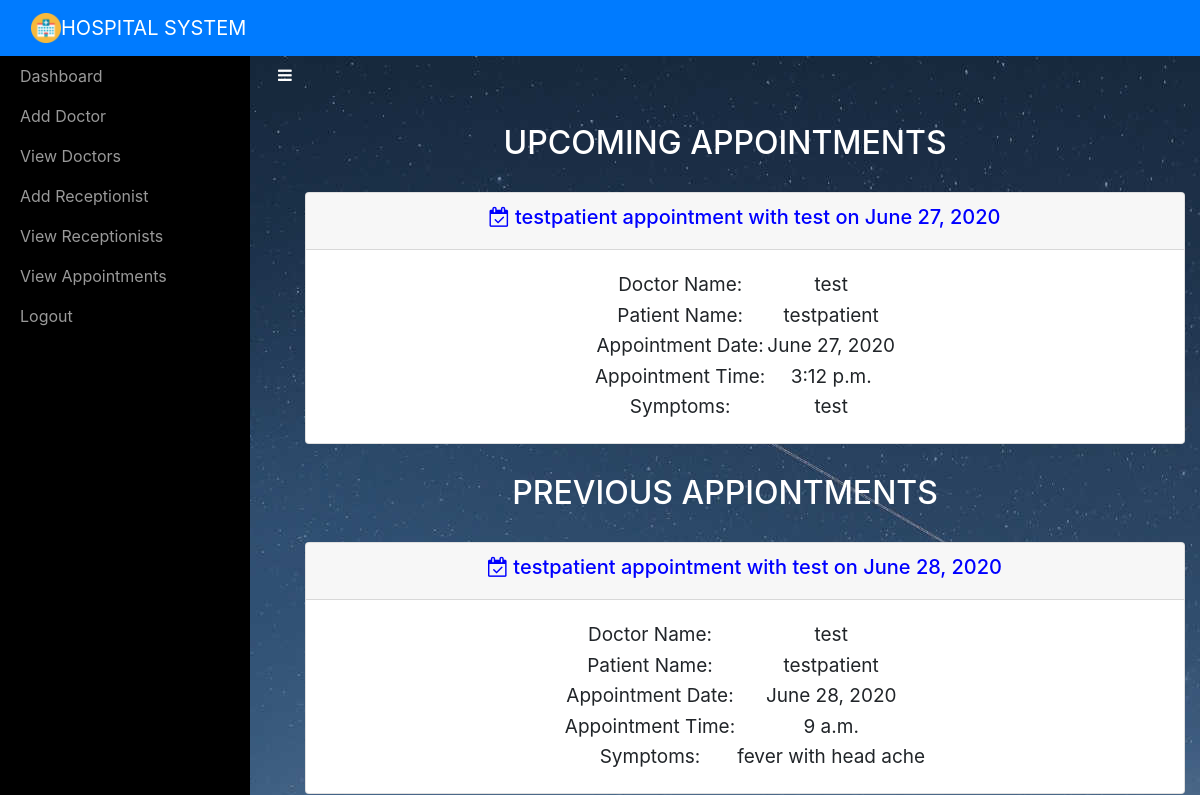
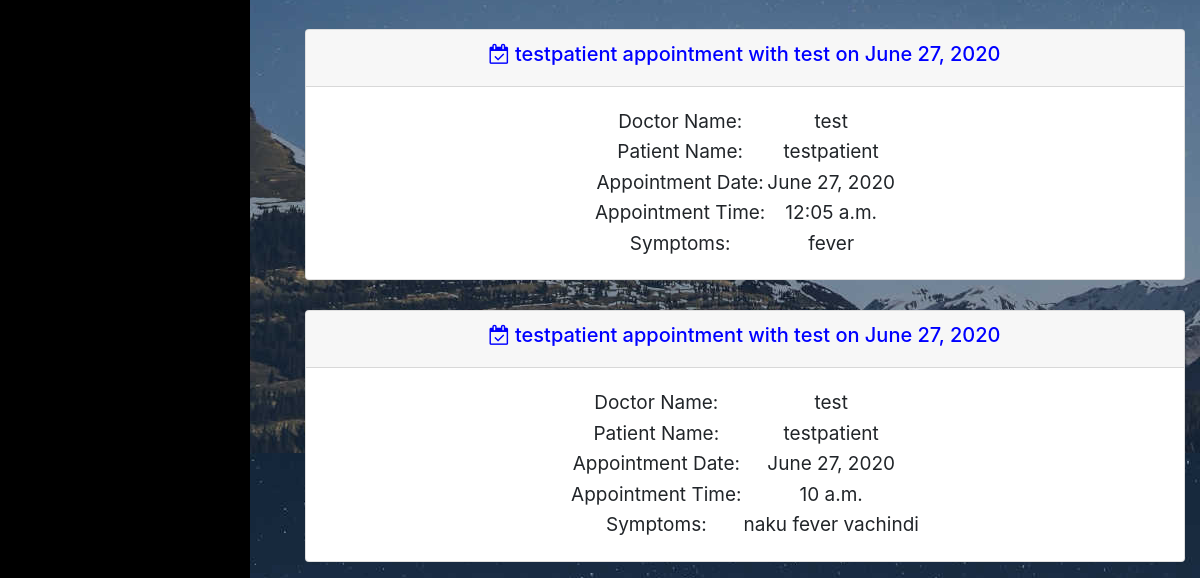
Before: /adminviewAppointment/ (signed in) with the older database file (2 pictures, top to bottom).
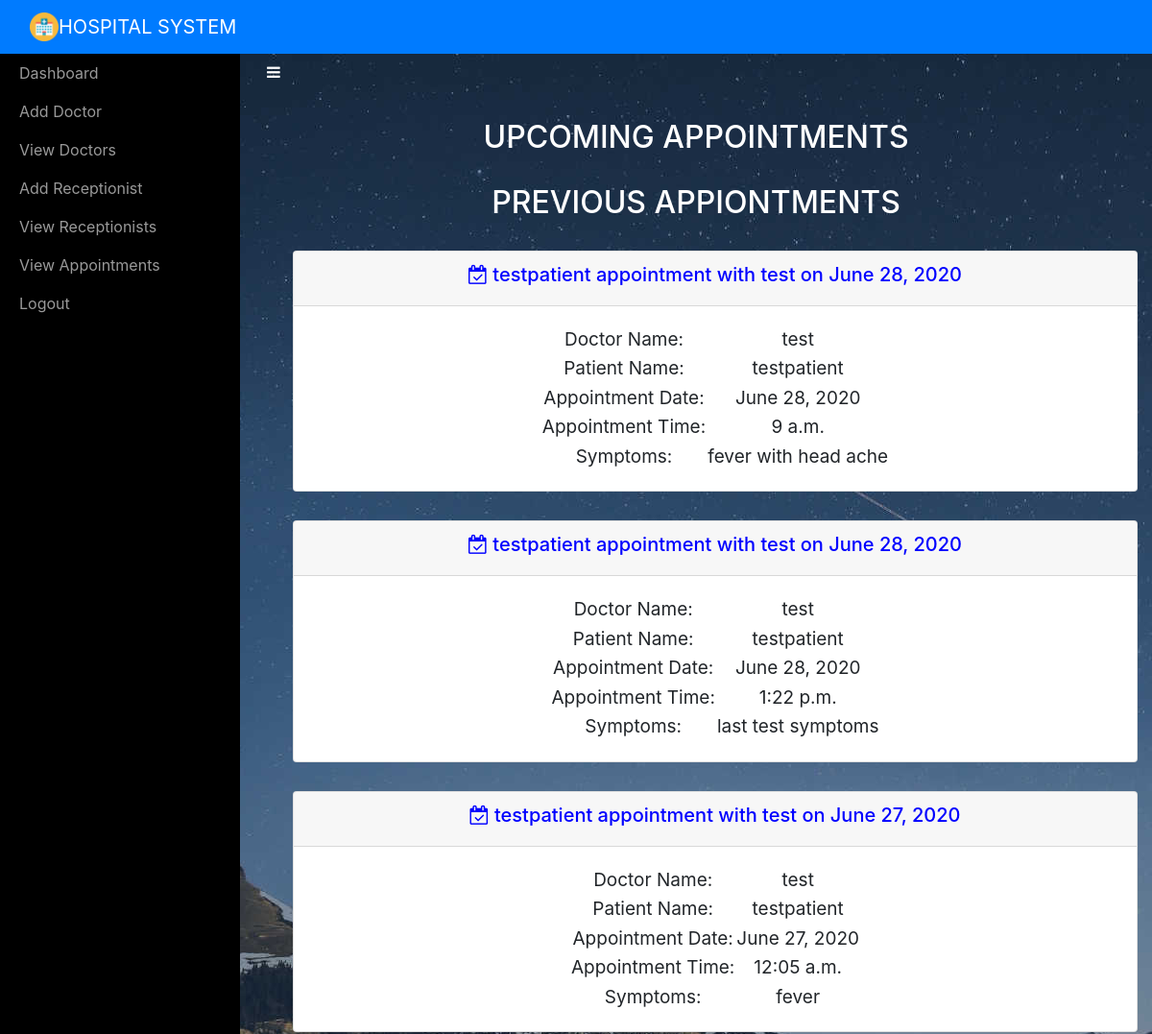
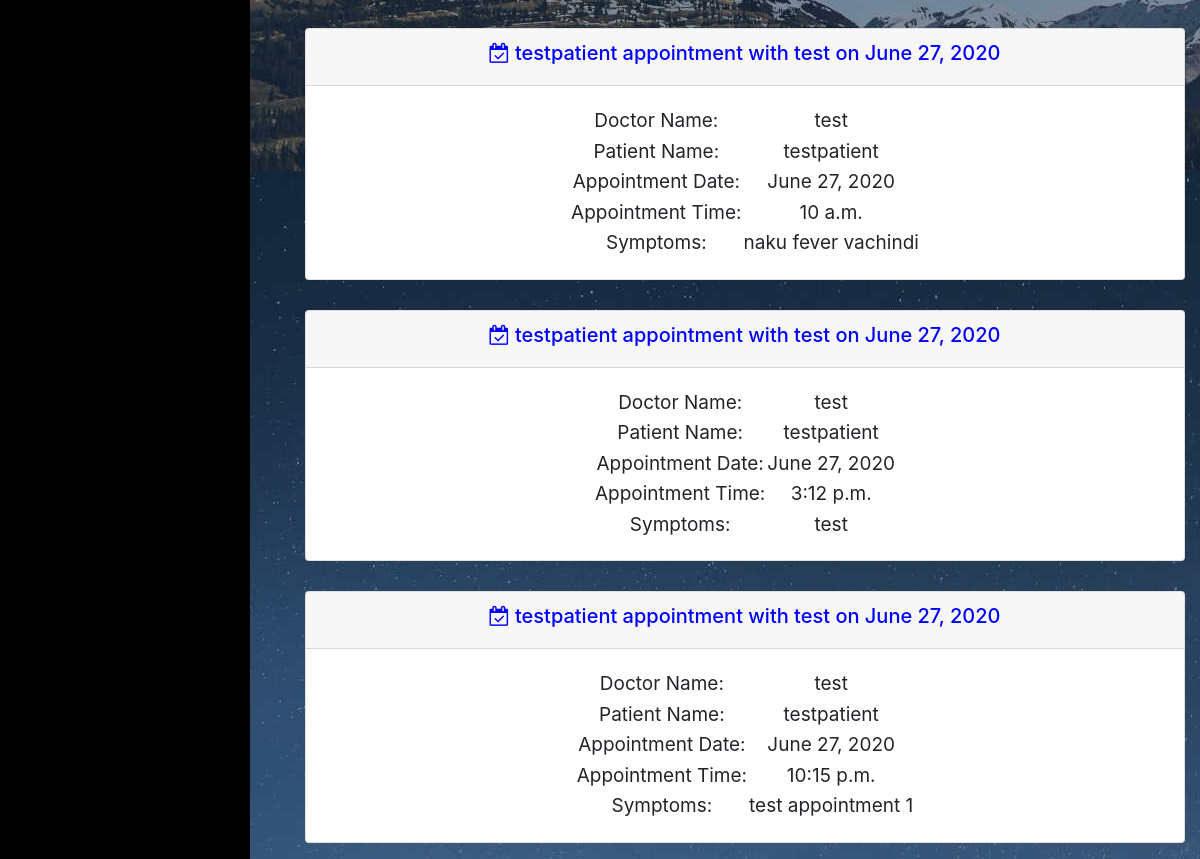
After: the same page with the newer database file (2 pictures, top to bottom).
### sitehandler/models.py (models this page shows, shortened)
class Appointment(models.Model):
	doctorname = models.CharField(max_length=50)
	doctoremail = models.EmailField(max_length=50)
	patientname = models.CharField(max_length=50)
	patientemail = models.EmailField(max_length=50)
	appointmentdate = models.DateField(max_length=10)
	appointmenttime = models.TimeField(max_length=10)
	symptoms = models.CharField(max_length=100)
	status = models.BooleanField()
	prescription = models.CharField(max_length=200)

### sitehandler/views.py (the view)
# urls.py: path('adminviewAppointment/',adminviewAppointment,name='adminviewAppointment'),
def adminviewAppointment(request):
	if not request.user.is_staff:
		return redirect('login_admin')
	upcomming_appointments = Appointment.objects.filter(appointmentdate__gte=timezone.now(),status=True).order_by('appointmentdate')
	previous_appointments = Appointment.objects.filter(appointmentdate__gte=timezone.now(),status=False).order_by('-appointmentdate')
	d = { "upcomming_appointments" : upcomming_appointments, "previous_appointments" : previous_appointments }
	return render(request,'adminviewappointments.html',d)

### sitehandler/templates/adminviewappointments.html (shortened to what this page needs)
<!DOCTYPE html>
<html>
<head>
    {% include 'include.html' %}
    {% load static %}
</head>
<body style="background-image: url(&quot;{% static 'img/star-sky.jpg' %}&quot;);">
    {% include 'adminnav.html' %}
    <div id="wrapper">
        {% include 'admin_include.html' %}
        <div class="page-content-wrapper">
            <div class="container-fluid"><a class="btn btn-link" role="button" id="menu-toggle" href="#menu-toggle" style="color: white;"><i class="fa fa-bars"></i></a>
                <h2 class="text-center" style="color: white;">UPCOMING APPOINTMENTS</h2>
                <div class="text-center" role="tablist" id="accordion-1">
                    {% for i in upcomming_appointments %}
                    <ul class = "collapsible popout text-center" data-collapsible = "accordion">
                        <li class="card">
                            <div class = "card-header collapsible-header">
                                <h5 style="color:blue;"><a><i class="fa fa-calendar-check-o"></i>  {{ i.patientname }} appointment with {{ i.doctorname }} on {{i.appointmentdate}}</a></h5>
                            </div>
                            <div class = "card-body collapsible-body">
                                <table align="center" class="card-text" style="font-size: 19px;">
                                    <tr>
                                        <td>Doctor Name:</td>
                                        <td>{{i.doctorname}}</td>
                                    </tr>
                                    <tr>
                                        <td>Patient Name:</td>
                                        <td>{{i.patientname}}</td>
                                    </tr>
                                    <tr>
                                        <td>Appointment Date:</td>
                                        <td>{{i.appointmentdate}}</td>
                                    </tr>
                                    <tr>
                                        <td>Appointment Time:</td>
                                        <td>{{i.appointmenttime}}</td>
                                    </tr>
                                    <tr>
                                        <td>Symptoms:</td>
                                        <td>{{i.symptoms}}</td>
                                    </tr>
                                </table>
                            </div>
                        </li>
                    </ul>
                    {% endfor %}
                </div>
                <h2 class="text-center" style="color: white;">PREVIOUS APPIONTMENTS</h2>
                <div class="text-center" role="tablist" id="accordion-2">
                    {% for j in previous_appointments %}
                    <ul class = "collapsible popout text-center" data-collapsible = "accordion">
                        <li class="card">
                            <div class = "card-header collapsible-header">
                                <h5 style="color:blue;"><a><i class="fa fa-calendar-check-o"></i>  {{ j.patientname }} appointment with {{ j.doctorname }} on {{j.appointmentdate}}</a></h5>
                            </div>
                            <div class = "card-body collapsible-body">
                                <table align="center" class="card-text" style="font-size: 19px;">
                                    <tr>
                                        <td>Doctor Name:</td>
                                        <td>{{j.doctorname}}</td>
                                    </tr>
                                    <tr>
                                        <td>Patient Name:</td>
                                        <td>{{j.patientname}}</td>
                                    </tr>
                                    <tr>
                                        <td>Appointment Date:</td>
                                        <td>{{j.appointmentdate}}</td>
                                    </tr>
                                    <tr>
                                        <td>Appointment Time:</td>
                                        <td>{{j.appointmenttime}}</td>
                                    </tr>
                                    <tr>
                                        <td>Symptoms:</td>
                                        <td>{{j.symptoms}}</td>
                                    </tr>
                                </table>
                            </div>
                        </li>
                    </ul>
                    {% endfor %}
                </div>
            </div>
        </div>
    </div>
</body>
</html>

### sitehandler/templates/include.html (shortened to what this page needs)
{% load static %}
<link rel="stylesheet" href="{% static 'bootstrap/css/bootstrap.min.css' %}">
<link rel="stylesheet" href="{% static 'fonts/font-awesome.min.css' %}">
<link rel="stylesheet" href="{% static 'fonts/ionicons.min.css' %}">
<link rel="stylesheet" href="{% static 'css/back-to-top-scroll-1.css' %}">
<link rel="stylesheet" href="{% static 'css/back-to-top-scroll.cs' %}s">
<link rel="stylesheet" href="{% static 'css/Bold-BS4-Animated-Back-To-Top.css' %}">
<link rel="stylesheet" href="{% static 'css/cards.css' %}">
<link rel="stylesheet" href="https://cdnjs.cloudflare.com/ajax/libs/animate.css/3.5.2/animate.min.css">
<link rel="stylesheet" href="{% static 'css/Login-Form-Dark.css' %}">
<link rel="stylesheet" href="{% static 'css/Pretty-Registration-Form.css' %}">
<link rel="stylesheet" href="{% static 'css/Sidebar-Menu-1.css' %}">
<link rel="stylesheet" href="{% static 'css/Sidebar-Menu.css' %}">
<link rel="stylesheet" href="{% static 'css/styles.css' %}">

### sitehandler/templates/adminnav.html (shortened to what this page needs)
{% load static %}
<nav class="navbar navbar-dark navbar-expand-md sticky-top bg-primary float-none">
    <div class="container-fluid"><img src="{% static 'img/mainicon.png' %}" width="30px" height="30px" alt="10px"><a class="navbar-brand text-center" href="#" style="margin: 0px 0px;">HOSPITAL SYSTEM</a>
    </div>
</nav>

### sitehandler/templates/admin_include.html
<div id="sidebar-wrapper">
    <ul class="sidebar-nav">
        <li> <a href="{% url 'adminhome' %}">Dashboard</a></li>
        <li> <a href="{% url 'adminaddDoctor' %}">Add Doctor</a></li>
        <li> <a href="{% url 'adminviewDoctor' %}">View Doctors</a></li>
        <li> <a href="{% url 'adminaddReceptionist' %}">Add Receptionist</a></li>
        <li> <a href="{% url 'adminviewReceptionist' %}">View Receptionists</a></li>
        <li> <a href="{% url 'adminviewAppointment' %}">View Appointments</a></li>
        <li> <a href="{% url 'adminlogout' %}">Logout</a></li>
    </ul>
</div>

### sitehandler/static/css/Sidebar-Menu-1.css (style rules this page uses)
body { overflow-x: hidden; }
#wrapper { padding-left: 0; -webkit-transition: all 0.5s ease; -moz-transition: all 0.5s ease; -o-transition: all 0.5s ease; transition: all 0.5s ease; }
#sidebar-wrapper { z-index: 1000; position: fixed; left: 250px; width: 0; height: 100%; margin-left: -250px; overflow-y: auto; background: #000; -webkit-transition: all 0.5s ease; -moz-transition: all 0.5s ease; -o-transition: all 0.5s ease; transition: all 0.5s ease; }
.sidebar-nav { position: absolute; top: 0; width: 250px; margin: 0; padding: 0; list-style: none; }
.sidebar-nav li { text-indent: 20px; line-height: 40px; }
.sidebar-nav li a { display: block; text-decoration: none; color: #999999; }
@media (min-width:768px) { #wrapper { padding-left: 250px; } }
@media (min-width:768px) { #sidebar-wrapper { width: 250px; } }

### sitehandler/static/css/Sidebar-Menu.css (style rules this page uses)
#wrapper { padding-left: 0; -webkit-transition: all 0.5s ease; -moz-transition: all 0.5s ease; -o-transition: all 0.5s ease; transition: all 0.5s ease; }
#sidebar-wrapper { z-index: 1000; position: fixed; left: 250px; width: 0; height: 100%; margin-left: -250px; overflow-y: auto; background: #000; -webkit-transition: all 0.5s ease; -moz-transition: all 0.5s ease; -o-transition: all 0.5s ease; transition: all 0.5s ease; }
.sidebar-nav { position: absolute; top: 0; width: 250px; margin: 0; padding: 0; list-style: none; }
.sidebar-nav li { text-indent: 20px; line-height: 40px; }
.sidebar-nav li a { display: block; text-decoration: none; color: #999999; }
@media (min-width:768px) { #wrapper { padding-left: 250px; } }
@media (min-width:768px) { #sidebar-wrapper { width: 250px; } }

### sitehandler/static/css/styles.css (style rules this page uses)
.text-center { margin-top: 30px; }

Changed rows visible on the page:
added Appointment: patientname "testpatient", doctorname "test", appointmentdate "June 28, 2020", appointmenttime "1:22 p.m.", symptoms "last test symptoms", shown under "PREVIOUS APPIONTMENTS"
changed Appointment (number 5 of 6 on the later page): moves from the list under "UPCOMING APPOINTMENTS" to the list under "PREVIOUS APPIONTMENTS"
added Appointment: patientname "testpatient", doctorname "test", appointmentdate "June 27, 2020", appointmenttime "10:15 p.m.", symptoms "test appointment 1", shown under "PREVIOUS APPIONTMENTS"
